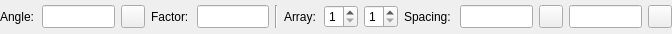
<?xml version="1.0" encoding="UTF-8"?>
<ui version="4.0">
 <class>LC_BlockInsertOptionsWidget</class>
 <widget class="QWidget" name="LC_BlockInsertOptionsWidget">
  <property name="geometry">
   <rect>
    <x>0</x>
    <y>0</y>
    <width>672</width>
    <height>34</height>
   </rect>
  </property>
  <property name="sizePolicy">
   <sizepolicy hsizetype="Preferred" vsizetype="Preferred">
    <horstretch>0</horstretch>
    <verstretch>0</verstretch>
   </sizepolicy>
  </property>
  <property name="minimumSize">
   <size>
    <width>0</width>
    <height>0</height>
   </size>
  </property>
  <property name="maximumSize">
   <size>
    <width>16777215</width>
    <height>16777215</height>
   </size>
  </property>
  <property name="windowTitle">
   <string>Insert Options</string>
  </property>
  <property name="toolTip">
   <string/>
  </property>
  <layout class="QGridLayout" name="gridLayout">
   <property name="leftMargin">
    <number>0</number>
   </property>
   <property name="topMargin">
    <number>1</number>
   </property>
   <property name="rightMargin">
    <number>0</number>
   </property>
   <property name="bottomMargin">
    <number>1</number>
   </property>
   <item row="0" column="13">
    <widget class="QToolButton" name="tbPickSpacingY">
     <property name="toolTip">
      <string>Pick row spacing from drawing</string>
     </property>
     <property name="text">
      <string/>
     </property>
     <property name="icon">
      <iconset resource="../../../../res/icons/icons.qrc">
       <normaloff>:/icons/interactive_pick_distance.lci</normaloff>:/icons/interactive_pick_distance.lci</iconset>
     </property>
    </widget>
   </item>
   <item row="0" column="8">
    <widget class="QSpinBox" name="sbRows">
     <property name="sizePolicy">
      <sizepolicy hsizetype="Preferred" vsizetype="Preferred">
       <horstretch>0</horstretch>
       <verstretch>0</verstretch>
      </sizepolicy>
     </property>
     <property name="minimumSize">
      <size>
       <width>34</width>
       <height>0</height>
      </size>
     </property>
     <property name="toolTip">
      <string>Number of Rows</string>
     </property>
     <property name="minimum">
      <number>1</number>
     </property>
     <property name="maximum">
      <number>10000</number>
     </property>
    </widget>
   </item>
   <item row="0" column="11">
    <widget class="QToolButton" name="tbPickSpacingX">
     <property name="toolTip">
      <string>Pick column spacing from drawing</string>
     </property>
     <property name="text">
      <string/>
     </property>
     <property name="icon">
      <iconset resource="../../../../res/icons/icons.qrc">
       <normaloff>:/icons/interactive_pick_distance.lci</normaloff>:/icons/interactive_pick_distance.lci</iconset>
     </property>
    </widget>
   </item>
   <item row="0" column="15">
    <spacer name="horizontalSpacer">
     <property name="orientation">
      <enum>Qt::Orientation::Horizontal</enum>
     </property>
     <property name="sizeHint" stdset="0">
      <size>
       <width>0</width>
       <height>0</height>
      </size>
     </property>
    </spacer>
   </item>
   <item row="0" column="4">
    <widget class="QLineEdit" name="leFactor">
     <property name="sizePolicy">
      <sizepolicy hsizetype="Preferred" vsizetype="Preferred">
       <horstretch>0</horstretch>
       <verstretch>0</verstretch>
      </sizepolicy>
     </property>
     <property name="minimumSize">
      <size>
       <width>32</width>
       <height>0</height>
      </size>
     </property>
     <property name="toolTip">
      <string>Scale Factor</string>
     </property>
    </widget>
   </item>
   <item row="0" column="5">
    <widget class="Line" name="line">
     <property name="orientation">
      <enum>Qt::Orientation::Vertical</enum>
     </property>
    </widget>
   </item>
   <item row="0" column="3">
    <widget class="QLabel" name="lFactor">
     <property name="sizePolicy">
      <sizepolicy hsizetype="Preferred" vsizetype="Preferred">
       <horstretch>0</horstretch>
       <verstretch>0</verstretch>
      </sizepolicy>
     </property>
     <property name="minimumSize">
      <size>
       <width>40</width>
       <height>0</height>
      </size>
     </property>
     <property name="text">
      <string>Factor:</string>
     </property>
     <property name="wordWrap">
      <bool>false</bool>
     </property>
    </widget>
   </item>
   <item row="0" column="2">
    <widget class="QToolButton" name="tbPickAngle">
     <property name="toolTip">
      <string>Pick angle from drawing</string>
     </property>
     <property name="text">
      <string/>
     </property>
     <property name="icon">
      <iconset resource="../../../../res/icons/icons.qrc">
       <normaloff>:/icons/interactive_pick_angle.lci</normaloff>:/icons/interactive_pick_angle.lci</iconset>
     </property>
    </widget>
   </item>
   <item row="0" column="6">
    <widget class="QLabel" name="lArray">
     <property name="sizePolicy">
      <sizepolicy hsizetype="Preferred" vsizetype="Preferred">
       <horstretch>0</horstretch>
       <verstretch>0</verstretch>
      </sizepolicy>
     </property>
     <property name="minimumSize">
      <size>
       <width>34</width>
       <height>0</height>
      </size>
     </property>
     <property name="text">
      <string>Array:</string>
     </property>
     <property name="wordWrap">
      <bool>false</bool>
     </property>
    </widget>
   </item>
   <item row="0" column="1">
    <widget class="QLineEdit" name="leAngle">
     <property name="sizePolicy">
      <sizepolicy hsizetype="Preferred" vsizetype="Preferred">
       <horstretch>0</horstretch>
       <verstretch>0</verstretch>
      </sizepolicy>
     </property>
     <property name="minimumSize">
      <size>
       <width>32</width>
       <height>0</height>
      </size>
     </property>
     <property name="toolTip">
      <string>Rotation Angle</string>
     </property>
    </widget>
   </item>
   <item row="0" column="9">
    <widget class="QLabel" name="lSpacing">
     <property name="sizePolicy">
      <sizepolicy hsizetype="Preferred" vsizetype="Preferred">
       <horstretch>0</horstretch>
       <verstretch>0</verstretch>
      </sizepolicy>
     </property>
     <property name="minimumSize">
      <size>
       <width>50</width>
       <height>0</height>
      </size>
     </property>
     <property name="text">
      <string>Spacing:</string>
     </property>
     <property name="wordWrap">
      <bool>false</bool>
     </property>
    </widget>
   </item>
   <item row="0" column="0">
    <widget class="QLabel" name="lAngle">
     <property name="sizePolicy">
      <sizepolicy hsizetype="Preferred" vsizetype="Preferred">
       <horstretch>0</horstretch>
       <verstretch>0</verstretch>
      </sizepolicy>
     </property>
     <property name="minimumSize">
      <size>
       <width>36</width>
       <height>0</height>
      </size>
     </property>
     <property name="text">
      <string>Angle:</string>
     </property>
     <property name="wordWrap">
      <bool>false</bool>
     </property>
    </widget>
   </item>
   <item row="0" column="10">
    <widget class="QLineEdit" name="leColumnSpacing">
     <property name="sizePolicy">
      <sizepolicy hsizetype="Preferred" vsizetype="Preferred">
       <horstretch>0</horstretch>
       <verstretch>0</verstretch>
      </sizepolicy>
     </property>
     <property name="minimumSize">
      <size>
       <width>32</width>
       <height>0</height>
      </size>
     </property>
     <property name="toolTip">
      <string>Column Spacing</string>
     </property>
    </widget>
   </item>
   <item row="0" column="7">
    <widget class="QSpinBox" name="sbColumns">
     <property name="sizePolicy">
      <sizepolicy hsizetype="Preferred" vsizetype="Preferred">
       <horstretch>0</horstretch>
       <verstretch>0</verstretch>
      </sizepolicy>
     </property>
     <property name="minimumSize">
      <size>
       <width>34</width>
       <height>0</height>
      </size>
     </property>
     <property name="toolTip">
      <string>Number of Columns</string>
     </property>
     <property name="minimum">
      <number>1</number>
     </property>
     <property name="maximum">
      <number>10000</number>
     </property>
    </widget>
   </item>
   <item row="0" column="12">
    <widget class="QLineEdit" name="leRowSpacing">
     <property name="sizePolicy">
      <sizepolicy hsizetype="Preferred" vsizetype="Preferred">
       <horstretch>0</horstretch>
       <verstretch>0</verstretch>
      </sizepolicy>
     </property>
     <property name="minimumSize">
      <size>
       <width>32</width>
       <height>0</height>
      </size>
     </property>
     <property name="toolTip">
      <string>Row Spacing</string>
     </property>
    </widget>
   </item>
  </layout>
 </widget>
 <layoutdefault spacing="6" margin="11"/>
 <resources>
  <include location="../../../../res/icons/icons.qrc"/>
 </resources>
 <connections/>
 <slots>
  <slot>updateData()</slot>
 </slots>
</ui>
